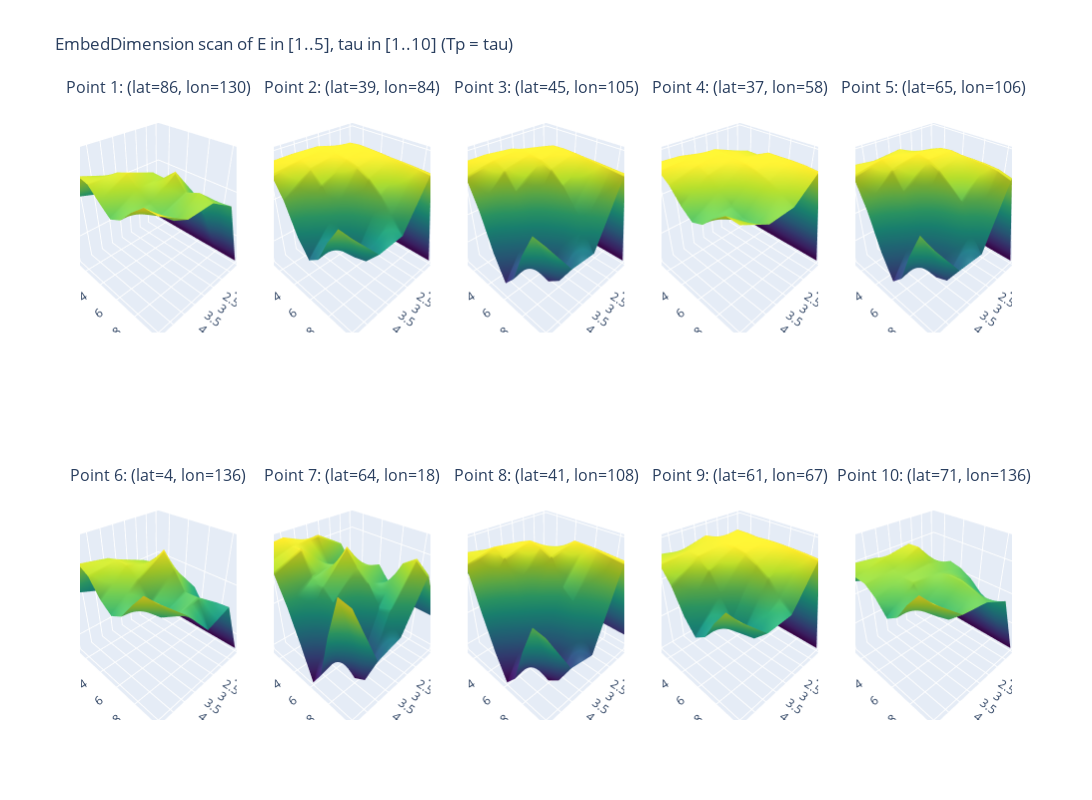

The code cell stored with this chart in its notebook:
### Code cell
import xarray as xr
import pandas as pd
import numpy as np
import random

import plotly.graph_objects as go
from plotly.subplots import make_subplots

from pyEDM import EmbedDimension


# assert ds_sat.sizes["age"] == len(df_pre), (
#     "ds_sat age dimension must match length of precession time series."
# )


# Grab coordinate sizes
nlat = ds_sat.sizes["lat"]
nlon = ds_sat.sizes["lon"]
ages = ds_sat["age"].values  # not strictly needed but good to keep track

# ---------------------------------------------------------------------
# 2. Randomly select 10 (lat, lon) grid points
# ---------------------------------------------------------------------
all_pairs = [(ilat, ilon) for ilat in range(nlat) for ilon in range(nlon)]
random_pairs = random.sample(all_pairs, 10)  # pick 10 unique (ilat, ilon)



results_list = []  # will be a list of (ilat, ilon, Evals, Tauvals, RhoMatrix)

for idx, (ilat, ilon) in enumerate(random_pairs):
    # Extract local sat time series
    sat_ts = ds_sat["sat"].isel(lat=ilat, lon=ilon).values

    df_tmp = pd.DataFrame({
        "Time": ages,
        "pre": df_pre["pre"],  # predictor
        "sat": sat_ts          # target to predict
    })

    # We'll store a 2D array of shape (5,10) for E=1..5, tau=1..10
    # Accessed as RhoMatrix[E-1, tau-1].
    RhoMatrix = np.zeros((5, 10))

    # For each tau in 1..10, call EmbedDimension once with maxE=5 and Tp=tau
    for tau in range(1, 11):
        edm_out = EmbedDimension(
            dataFrame=df_tmp,
            columns="sat",
            target="pre",
            maxE=5,          # We'll evaluate E=1..5
            tau=tau,
            Tp=0,
            lib="1 120",     # Entire time series, adapt if needed
            pred="1 120",
            showPlot=False,  # We'll handle plotting ourselves
            # If you want to speed up or parallelize, you can set numThreads or numProcess
        )

        for e_row in edm_out.itertuples():
            e_val = e_row.E     # 1..5
            # print(e_val)
            rho_val = e_row.rho
            RhoMatrix[int(e_val - 1), int(tau - 1)] = rho_val

    # We'll store the axis values for plotting (note: we want these in 2D for a surface plot).
    E_axis = np.arange(1, 6)     # 1..5
    Tau_axis = np.arange(1, 11)  # 1..10

    # Save the result for this grid point
    results_list.append((ilat, ilon, E_axis, Tau_axis, RhoMatrix))

# ---------------------------------------------------------------------
# 4. Make a 3D surface plot for each of the 10 results
#    using Plotly subplots
# ---------------------------------------------------------------------

# We'll do 2 rows, 5 columns of 3D subplots
fig = make_subplots(
    rows=2, cols=5,
    specs=[
        [{"type": "surface"}]*5,
        [{"type": "surface"}]*5
    ],
    subplot_titles=[f"Point {i+1}: (lat={r[0]}, lon={r[1]})" for i, r in enumerate(results_list)]
)

for i, (ilat, ilon, E_axis, Tau_axis, RhoMatrix) in enumerate(results_list):

    E_grid, Tau_grid = np.meshgrid(E_axis, Tau_axis, indexing='ij')

    row = (i // 5) + 1
    col = (i % 5) + 1

    # Create the surface trace
    surf = go.Surface(
        x=E_grid,       # E dimension
        y=Tau_grid,     # tau dimension
        z=RhoMatrix,    # rho
        colorscale="Viridis",   # or any Plotly colormap you like
        showscale=False         # hide colorbar in subplots for neatness
    )
    fig.add_trace(surf, row=row, col=col)

# Update overall layout
fig.update_layout(
    height=800, width=1400,
    title="EmbedDimension scan of E in [1..5], tau in [1..10] (Tp = tau)",
    scene=dict(
        xaxis_title="E",
        yaxis_title="tau",
        zaxis_title="rho"
    ),
    # If you prefer separate axis labels per subplot, you can set them individually
    # with fig.update_xaxes(..., row=?, col=?)
)

fig.show()

### Figure 1 — Plotly figure (JSON) as saved in the notebook; plotly's stock layout.template omitted (floating-point values rounded to 4 significant figures)
{"data": [{"colorscale": [[0, "#440154"], [0.1111, "#482878"], [0.2222, "#3e4989"], [0.3333, "#31688e"], [0.4444, "#26828e"], [0.5556, "#1f9e89"], [0.6667, "#35b779"], [0.7778, "#6ece58"], [0.8889, "#b5de2b"], [1, "#fde725"]], "scene": "scene", "showscale": false, "type": "surface", "x": [[1, 1, 1, 1, 1, 1, 1, 1, 1, 1], [2, 2, 2, 2, 2, 2, 2, 2, 2, 2], [3, 3, 3, 3, 3, 3, 3, 3, 3, 3], [4, 4, 4, 4, 4, 4, 4, 4, 4, 4], [5, 5, 5, 5, 5, 5, 5, 5, 5, 5]], "y": [[1, 2, 3, 4, 5, 6, 7, 8, 9, 10], [1, 2, 3, 4, 5, 6, 7, 8, 9, 10], [1, 2, 3, 4, 5, 6, 7, 8, 9, 10], [1, 2, 3, 4, 5, 6, 7, 8, 9, 10], [1, 2, 3, 4, 5, 6, 7, 8, 9, 10]], "z": [[0.4806, 0.4806, 0.4806, 0.4806, 0.4806, 0.4806, 0.4806, 0.4806, 0.4806, 0.4806], [0.59, 0.7482, 0.7956, 0.7751, 0.7924, 0.7934, 0.8051, 0.7333, 0.8174, 0.824], [0.6927, 0.78, 0.8221, 0.8606, 0.9034, 0.9012, 0.944, 0.8862, 0.906, 0.8916], [0.771, 0.825, 0.896, 0.9269, 0.9456, 0.9102, 0.8702, 0.8487, 0.8584, 0.8905], [0.8061, 0.8558, 0.9362, 0.9269, 0.8828, 0.843, 0.8669, 0.9205, 0.9627, 0.9625]]}, {"colorscale": [[0, "#440154"], [0.1111, "#482878"], [0.2222, "#3e4989"], [0.3333, "#31688e"], [0.4444, "#26828e"], [0.5556, "#1f9e89"], [0.6667, "#35b779"], [0.7778, "#6ece58"], [0.8889, "#b5de2b"], [1, "#fde725"]], "scene": "scene2", "showscale": false, "type": "surface", "x": [[1, 1, 1, 1, 1, 1, 1, 1, 1, 1], [2, 2, 2, 2, 2, 2, 2, 2, 2, 2], [3, 3, 3, 3, 3, 3, 3, 3, 3, 3], [4, 4, 4, 4, 4, 4, 4, 4, 4, 4], [5, 5, 5, 5, 5, 5, 5, 5, 5, 5]], "y": [[1, 2, 3, 4, 5, 6, 7, 8, 9, 10], [1, 2, 3, 4, 5, 6, 7, 8, 9, 10], [1, 2, 3, 4, 5, 6, 7, 8, 9, 10], [1, 2, 3, 4, 5, 6, 7, 8, 9, 10], [1, 2, 3, 4, 5, 6, 7, 8, 9, 10]], "z": [[0.7518, 0.7518, 0.7518, 0.7518, 0.7518, 0.7518, 0.7518, 0.7518, 0.7518, 0.7518], [0.8982, 0.9815, 0.995, 0.9982, 0.9979, 0.9971, 0.9956, 0.9953, 0.9944, 0.9929], [0.9586, 0.9969, 0.999, 0.9979, 0.9955, 0.9888, 0.976, 0.9534, 0.9258, 0.8955], [0.9716, 0.9989, 0.997, 0.9884, 0.9641, 0.9202, 0.8752, 0.8492, 0.8585, 0.8921], [0.9824, 0.9977, 0.9872, 0.9473, 0.8852, 0.8467, 0.8668, 0.9205, 0.9634, 0.9619]]}, {"colorscale": [[0, "#440154"], [0.1111, "#482878"], [0.2222, "#3e4989"], [0.3333, "#31688e"], [0.4444, "#26828e"], [0.5556, "#1f9e89"], [0.6667, "#35b779"], [0.7778, "#6ece58"], [0.8889, "#b5de2b"], [1, "#fde725"]], "scene": "scene3", "showscale": false, "type": "surface", "x": [[1, 1, 1, 1, 1, 1, 1, 1, 1, 1], [2, 2, 2, 2, 2, 2, 2, 2, 2, 2], [3, 3, 3, 3, 3, 3, 3, 3, 3, 3], [4, 4, 4, 4, 4, 4, 4, 4, 4, 4], [5, 5, 5, 5, 5, 5, 5, 5, 5, 5]], "y": [[1, 2, 3, 4, 5, 6, 7, 8, 9, 10], [1, 2, 3, 4, 5, 6, 7, 8, 9, 10], [1, 2, 3, 4, 5, 6, 7, 8, 9, 10], [1, 2, 3, 4, 5, 6, 7, 8, 9, 10], [1, 2, 3, 4, 5, 6, 7, 8, 9, 10]], "z": [[0.8162, 0.8162, 0.8162, 0.8162, 0.8162, 0.8162, 0.8162, 0.8162, 0.8162, 0.8162], [0.9042, 0.9677, 0.9907, 0.9975, 0.9986, 0.9982, 0.9971, 0.9965, 0.9956, 0.9948], [0.95, 0.9941, 0.9993, 0.9984, 0.9956, 0.9885, 0.9714, 0.9463, 0.9248, 0.8923], [0.9681, 0.9986, 0.9971, 0.9886, 0.9632, 0.9182, 0.8759, 0.8413, 0.8585, 0.8955], [0.98, 0.9982, 0.988, 0.9447, 0.8841, 0.8413, 0.8661, 0.9213, 0.9635, 0.9612]]}, {"colorscale": [[0, "#440154"], [0.1111, "#482878"], [0.2222, "#3e4989"], [0.3333, "#31688e"], [0.4444, "#26828e"], [0.5556, "#1f9e89"], [0.6667, "#35b779"], [0.7778, "#6ece58"], [0.8889, "#b5de2b"], [1, "#fde725"]], "scene": "scene4", "showscale": false, "type": "surface", "x": [[1, 1, 1, 1, 1, 1, 1, 1, 1, 1], [2, 2, 2, 2, 2, 2, 2, 2, 2, 2], [3, 3, 3, 3, 3, 3, 3, 3, 3, 3], [4, 4, 4, 4, 4, 4, 4, 4, 4, 4], [5, 5, 5, 5, 5, 5, 5, 5, 5, 5]], "y": [[1, 2, 3, 4, 5, 6, 7, 8, 9, 10], [1, 2, 3, 4, 5, 6, 7, 8, 9, 10], [1, 2, 3, 4, 5, 6, 7, 8, 9, 10], [1, 2, 3, 4, 5, 6, 7, 8, 9, 10], [1, 2, 3, 4, 5, 6, 7, 8, 9, 10]], "z": [[0.45, 0.45, 0.45, 0.45, 0.45, 0.45, 0.45, 0.45, 0.45, 0.45], [0.7382, 0.8569, 0.9468, 0.9644, 0.9647, 0.9898, 0.9912, 0.9931, 0.9923, 0.9873], [0.8118, 0.9601, 0.992, 0.9926, 0.9904, 0.9866, 0.9747, 0.9549, 0.926, 0.8965], [0.9176, 0.9841, 0.9927, 0.9851, 0.9636, 0.9213, 0.8762, 0.8499, 0.859, 0.8924], [0.9299, 0.9901, 0.9846, 0.9489, 0.8869, 0.8455, 0.8665, 0.9204, 0.9634, 0.9618]]}, {"colorscale": [[0, "#440154"], [0.1111, "#482878"], [0.2222, "#3e4989"], [0.3333, "#31688e"], [0.4444, "#26828e"], [0.5556, "#1f9e89"], [0.6667, "#35b779"], [0.7778, "#6ece58"], [0.8889, "#b5de2b"], [1, "#fde725"]], "scene": "scene5", "showscale": false, "type": "surface", "x": [[1, 1, 1, 1, 1, 1, 1, 1, 1, 1], [2, 2, 2, 2, 2, 2, 2, 2, 2, 2], [3, 3, 3, 3, 3, 3, 3, 3, 3, 3], [4, 4, 4, 4, 4, 4, 4, 4, 4, 4], [5, 5, 5, 5, 5, 5, 5, 5, 5, 5]], "y": [[1, 2, 3, 4, 5, 6, 7, 8, 9, 10], [1, 2, 3, 4, 5, 6, 7, 8, 9, 10], [1, 2, 3, 4, 5, 6, 7, 8, 9, 10], [1, 2, 3, 4, 5, 6, 7, 8, 9, 10], [1, 2, 3, 4, 5, 6, 7, 8, 9, 10]], "z": [[0.8135, 0.8135, 0.8135, 0.8135, 0.8135, 0.8135, 0.8135, 0.8135, 0.8135, 0.8135], [0.907, 0.9722, 0.9844, 0.9914, 0.9937, 0.9924, 0.9926, 0.9926, 0.9914, 0.986], [0.9438, 0.9909, 0.9911, 0.997, 0.9937, 0.9852, 0.9693, 0.9527, 0.9203, 0.8883], [0.9657, 0.9869, 0.9967, 0.9872, 0.9606, 0.9165, 0.873, 0.8471, 0.8564, 0.8907], [0.9731, 0.9926, 0.9866, 0.9451, 0.8849, 0.8426, 0.864, 0.9185, 0.962, 0.9546]]}, {"colorscale": [[0, "#440154"], [0.1111, "#482878"], [0.2222, "#3e4989"], [0.3333, "#31688e"], [0.4444, "#26828e"], [0.5556, "#1f9e89"], [0.6667, "#35b779"], [0.7778, "#6ece58"], [0.8889, "#b5de2b"], [1, "#fde725"]], "scene": "scene6", "showscale": false, "type": "surface", "x": [[1, 1, 1, 1, 1, 1, 1, 1, 1, 1], [2, 2, 2, 2, 2, 2, 2, 2, 2, 2], [3, 3, 3, 3, 3, 3, 3, 3, 3, 3], [4, 4, 4, 4, 4, 4, 4, 4, 4, 4], [5, 5, 5, 5, 5, 5, 5, 5, 5, 5]], "y": [[1, 2, 3, 4, 5, 6, 7, 8, 9, 10], [1, 2, 3, 4, 5, 6, 7, 8, 9, 10], [1, 2, 3, 4, 5, 6, 7, 8, 9, 10], [1, 2, 3, 4, 5, 6, 7, 8, 9, 10], [1, 2, 3, 4, 5, 6, 7, 8, 9, 10]], "z": [[0.5429, 0.5429, 0.5429, 0.5429, 0.5429, 0.5429, 0.5429, 0.5429, 0.5429, 0.5429], [0.6487, 0.7039, 0.6862, 0.7303, 0.7695, 0.7487, 0.8044, 0.7464, 0.7862, 0.7911], [0.6697, 0.8291, 0.85, 0.8932, 0.9028, 0.9606, 0.9132, 0.8526, 0.8564, 0.7603], [0.758, 0.879, 0.9203, 0.9324, 0.9319, 0.9021, 0.8368, 0.8142, 0.8435, 0.872], [0.7946, 0.8846, 0.9381, 0.9165, 0.859, 0.8261, 0.8496, 0.9078, 0.9598, 0.9614]]}, {"colorscale": [[0, "#440154"], [0.1111, "#482878"], [0.2222, "#3e4989"], [0.3333, "#31688e"], [0.4444, "#26828e"], [0.5556, "#1f9e89"], [0.6667, "#35b779"], [0.7778, "#6ece58"], [0.8889, "#b5de2b"], [1, "#fde725"]], "scene": "scene7", "showscale": false, "type": "surface", "x": [[1, 1, 1, 1, 1, 1, 1, 1, 1, 1], [2, 2, 2, 2, 2, 2, 2, 2, 2, 2], [3, 3, 3, 3, 3, 3, 3, 3, 3, 3], [4, 4, 4, 4, 4, 4, 4, 4, 4, 4], [5, 5, 5, 5, 5, 5, 5, 5, 5, 5]], "y": [[1, 2, 3, 4, 5, 6, 7, 8, 9, 10], [1, 2, 3, 4, 5, 6, 7, 8, 9, 10], [1, 2, 3, 4, 5, 6, 7, 8, 9, 10], [1, 2, 3, 4, 5, 6, 7, 8, 9, 10], [1, 2, 3, 4, 5, 6, 7, 8, 9, 10]], "z": [[0.8892, 0.8892, 0.8892, 0.8892, 0.8892, 0.8892, 0.8892, 0.8892, 0.8892, 0.8892], [0.9272, 0.9456, 0.9221, 0.9028, 0.9261, 0.9403, 0.9258, 0.9507, 0.9597, 0.9494], [0.9534, 0.963, 0.9356, 0.9428, 0.9634, 0.9488, 0.9377, 0.9178, 0.9221, 0.9001], [0.965, 0.9602, 0.9621, 0.9391, 0.9349, 0.9237, 0.8769, 0.8509, 0.8591, 0.893], [0.9617, 0.952, 0.9504, 0.9231, 0.8872, 0.8474, 0.8678, 0.921, 0.9637, 0.9614]]}, {"colorscale": [[0, "#440154"], [0.1111, "#482878"], [0.2222, "#3e4989"], [0.3333, "#31688e"], [0.4444, "#26828e"], [0.5556, "#1f9e89"], [0.6667, "#35b779"], [0.7778, "#6ece58"], [0.8889, "#b5de2b"], [1, "#fde725"]], "scene": "scene8", "showscale": false, "type": "surface", "x": [[1, 1, 1, 1, 1, 1, 1, 1, 1, 1], [2, 2, 2, 2, 2, 2, 2, 2, 2, 2], [3, 3, 3, 3, 3, 3, 3, 3, 3, 3], [4, 4, 4, 4, 4, 4, 4, 4, 4, 4], [5, 5, 5, 5, 5, 5, 5, 5, 5, 5]], "y": [[1, 2, 3, 4, 5, 6, 7, 8, 9, 10], [1, 2, 3, 4, 5, 6, 7, 8, 9, 10], [1, 2, 3, 4, 5, 6, 7, 8, 9, 10], [1, 2, 3, 4, 5, 6, 7, 8, 9, 10], [1, 2, 3, 4, 5, 6, 7, 8, 9, 10]], "z": [[0.8692, 0.8692, 0.8692, 0.8692, 0.8692, 0.8692, 0.8692, 0.8692, 0.8692, 0.8692], [0.9039, 0.9215, 0.9402, 0.9753, 0.9846, 0.9968, 0.9968, 0.9965, 0.9955, 0.9946], [0.9275, 0.977, 0.9918, 0.9981, 0.9958, 0.9885, 0.957, 0.9431, 0.9186, 0.8864], [0.9538, 0.9884, 0.9969, 0.9887, 0.956, 0.917, 0.8761, 0.8452, 0.8597, 0.894], [0.96, 0.9954, 0.9876, 0.9336, 0.8836, 0.8453, 0.8663, 0.9208, 0.9637, 0.9617]]}, {"colorscale": [[0, "#440154"], [0.1111, "#482878"], [0.2222, "#3e4989"], [0.3333, "#31688e"], [0.4444, "#26828e"], [0.5556, "#1f9e89"], [0.6667, "#35b779"], [0.7778, "#6ece58"], [0.8889, "#b5de2b"], [1, "#fde725"]], "scene": "scene9", "showscale": false, "type": "surface", "x": [[1, 1, 1, 1, 1, 1, 1, 1, 1, 1], [2, 2, 2, 2, 2, 2, 2, 2, 2, 2], [3, 3, 3, 3, 3, 3, 3, 3, 3, 3], [4, 4, 4, 4, 4, 4, 4, 4, 4, 4], [5, 5, 5, 5, 5, 5, 5, 5, 5, 5]], "y": [[1, 2, 3, 4, 5, 6, 7, 8, 9, 10], [1, 2, 3, 4, 5, 6, 7, 8, 9, 10], [1, 2, 3, 4, 5, 6, 7, 8, 9, 10], [1, 2, 3, 4, 5, 6, 7, 8, 9, 10], [1, 2, 3, 4, 5, 6, 7, 8, 9, 10]], "z": [[0.705, 0.705, 0.705, 0.705, 0.705, 0.705, 0.705, 0.705, 0.705, 0.705], [0.8693, 0.9623, 0.9939, 0.9948, 0.9937, 0.9963, 0.9974, 0.9969, 0.9963, 0.9944], [0.9455, 0.9907, 0.9885, 0.9907, 0.9939, 0.9884, 0.975, 0.9554, 0.9234, 0.8961], [0.9614, 0.9748, 0.9855, 0.9849, 0.9637, 0.92, 0.8743, 0.8506, 0.8595, 0.8931], [0.975, 0.9737, 0.9791, 0.9435, 0.8832, 0.8464, 0.8681, 0.9213, 0.9635, 0.9623]]}, {"colorscale": [[0, "#440154"], [0.1111, "#482878"], [0.2222, "#3e4989"], [0.3333, "#31688e"], [0.4444, "#26828e"], [0.5556, "#1f9e89"], [0.6667, "#35b779"], [0.7778, "#6ece58"], [0.8889, "#b5de2b"], [1, "#fde725"]], "scene": "scene10", "showscale": false, "type": "surface", "x": [[1, 1, 1, 1, 1, 1, 1, 1, 1, 1], [2, 2, 2, 2, 2, 2, 2, 2, 2, 2], [3, 3, 3, 3, 3, 3, 3, 3, 3, 3], [4, 4, 4, 4, 4, 4, 4, 4, 4, 4], [5, 5, 5, 5, 5, 5, 5, 5, 5, 5]], "y": [[1, 2, 3, 4, 5, 6, 7, 8, 9, 10], [1, 2, 3, 4, 5, 6, 7, 8, 9, 10], [1, 2, 3, 4, 5, 6, 7, 8, 9, 10], [1, 2, 3, 4, 5, 6, 7, 8, 9, 10], [1, 2, 3, 4, 5, 6, 7, 8, 9, 10]], "z": [[0.6115, 0.6115, 0.6115, 0.6115, 0.6115, 0.6115, 0.6115, 0.6115, 0.6115, 0.6115], [0.6932, 0.799, 0.8509, 0.8556, 0.8856, 0.8779, 0.8591, 0.8277, 0.8128, 0.8397], [0.8026, 0.8842, 0.9421, 0.945, 0.9097, 0.8963, 0.9056, 0.9066, 0.8951, 0.879], [0.8301, 0.9159, 0.9292, 0.9102, 0.9036, 0.9056, 0.8666, 0.8433, 0.8548, 0.8904], [0.8589, 0.9259, 0.9055, 0.9045, 0.8814, 0.8414, 0.8657, 0.9198, 0.9631, 0.9619]]}], "layout": {"annotations": [{"font": {"size": 16}, "showarrow": false, "text": "Point 1: (lat=86, lon=130)", "x": 0.084, "xanchor": "center", "xref": "paper", "y": 1, "yanchor": "bottom", "yref": "paper"}, {"font": {"size": 16}, "showarrow": false, "text": "Point 2: (lat=39, lon=84)", "x": 0.292, "xanchor": "center", "xref": "paper", "y": 1, "yanchor": "bottom", "yref": "paper"}, {"font": {"size": 16}, "showarrow": false, "text": "Point 3: (lat=45, lon=105)", "x": 0.5, "xanchor": "center", "xref": "paper", "y": 1, "yanchor": "bottom", "yref": "paper"}, {"font": {"size": 16}, "showarrow": false, "text": "Point 4: (lat=37, lon=58)", "x": 0.708, "xanchor": "center", "xref": "paper", "y": 1, "yanchor": "bottom", "yref": "paper"}, {"font": {"size": 16}, "showarrow": false, "text": "Point 5: (lat=65, lon=106)", "x": 0.916, "xanchor": "center", "xref": "paper", "y": 1, "yanchor": "bottom", "yref": "paper"}, {"font": {"size": 16}, "showarrow": false, "text": "Point 6: (lat=4, lon=136)", "x": 0.084, "xanchor": "center", "xref": "paper", "y": 0.375, "yanchor": "bottom", "yref": "paper"}, {"font": {"size": 16}, "showarrow": false, "text": "Point 7: (lat=64, lon=18)", "x": 0.292, "xanchor": "center", "xref": "paper", "y": 0.375, "yanchor": "bottom", "yref": "paper"}, {"font": {"size": 16}, "showarrow": false, "text": "Point 8: (lat=41, lon=108)", "x": 0.5, "xanchor": "center", "xref": "paper", "y": 0.375, "yanchor": "bottom", "yref": "paper"}, {"font": {"size": 16}, "showarrow": false, "text": "Point 9: (lat=61, lon=67)", "x": 0.708, "xanchor": "center", "xref": "paper", "y": 0.375, "yanchor": "bottom", "yref": "paper"}, {"font": {"size": 16}, "showarrow": false, "text": "Point 10: (lat=71, lon=136)", "x": 0.916, "xanchor": "center", "xref": "paper", "y": 0.375, "yanchor": "bottom", "yref": "paper"}], "height": 800, "scene": {"domain": {"x": [0, 0.168], "y": [0.625, 1]}, "xaxis": {"title": {"text": "E"}}, "yaxis": {"title": {"text": "tau"}}, "zaxis": {"title": {"text": "rho"}}}, "scene10": {"domain": {"x": [0.832, 1], "y": [0, 0.375]}}, "scene2": {"domain": {"x": [0.208, 0.376], "y": [0.625, 1]}}, "scene3": {"domain": {"x": [0.416, 0.584], "y": [0.625, 1]}}, "scene4": {"domain": {"x": [0.624, 0.792], "y": [0.625, 1]}}, "scene5": {"domain": {"x": [0.832, 1], "y": [0.625, 1]}}, "scene6": {"domain": {"x": [0, 0.168], "y": [0, 0.375]}}, "scene7": {"domain": {"x": [0.208, 0.376], "y": [0, 0.375]}}, "scene8": {"domain": {"x": [0.416, 0.584], "y": [0, 0.375]}}, "scene9": {"domain": {"x": [0.624, 0.792], "y": [0, 0.375]}}, "title": {"text": "EmbedDimension scan of E in [1..5], tau in [1..10] (Tp = tau)"}, "width": 1400}}
